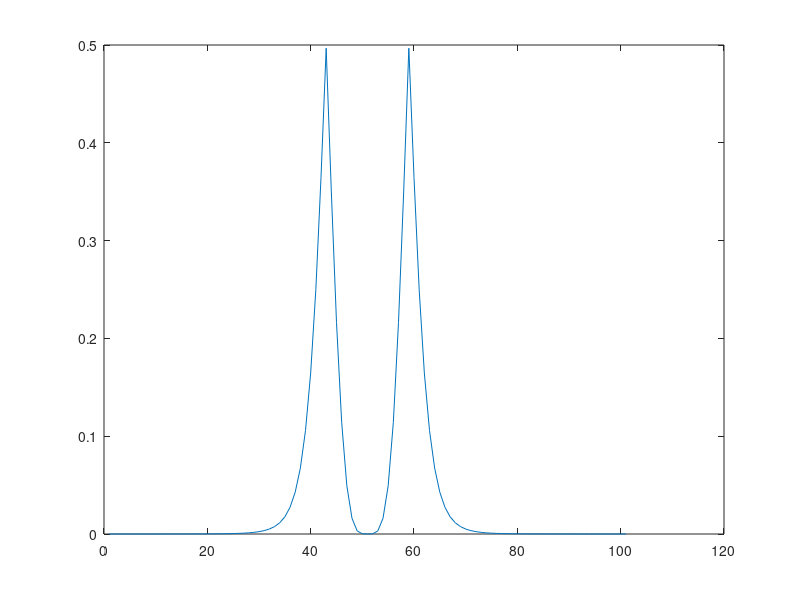

This figure's MATLAB source:
%Ander Pacheco (pacheco.127140)
% Ejercicio 1.
% Crea los conjuntos difusos A y B, definidos como (x, μ(x)):
mu_A=[0.1 0.3 0.7 1.0 0.6 0.2 0.1];
solution.ej1a_1 = mu_A;
mu_B=[0.2 0.8 1.0 0.6 0.4 0.3 0.1];
solution.ej1a_2 = mu_B;
% A U B
muA_union_B=max(mu_A,mu_B);
solution.ej1b_1 = muA_union_B;
% A ∩ B
muA_interseccion_B=min(mu_A,mu_B);
solution.ej1b_2 = muA_interseccion_B;
% C(B)
mu_BC = 1-mu_B;
solution.ej1b_3 = mu_BC;
% C(A U B)
muA_union_B_complementario=1-muA_union_B;
solution.ej1b_4 = muA_union_B_complementario;
% C(C(A) ∩ B)
mu_AC=1-mu_A;
muAC_interseccion_B=intersect(mu_AC,mu_B);
muAC_interseccion_B_complementario=1-muAC_interseccion_B;
solution.ej1b_5 = muAC_interseccion_B_complementario;

% Ejercicio 2.
% El producto como t-norma y la suma probabilística (x+y-xy) como tconorma
mu_A=[0.1 0.3 0.7 1.0 0.6 0.2 0.1];
mu_B=[0.2 0.8 1.0 0.6 0.4 0.3 0.1];

% A U B
muA_union_B=mu_A+mu_B-(mu_A.*mu_B);
solution.ej2a_1 = muA_union_B;
% A ∩ B
muA_interseccion_B=mu_A.*mu_B;
solution.ej2a_2 = muA_interseccion_B;
% C(B)
mu_BC=1-mu_B;
solution.ej2a_3 = mu_BC;
% C(A U B)
muA_union_B_complementario=1-muA_union_B;
solution.ej2a_4 = muA_union_B_complementario;
% C(C(A) ∩ B)
mu_AC=1-mu_A;
muAC_interseccion_B=intersect(mu_AC,mu_B);
muAC_interseccion_B_complementario=1-muAC_interseccion_B;
solution.ej2a_5 = muAC_interseccion_B_complementario;

%plot(A,muA_union_B,'oc',A,muA_interseccion_B,'+r',A,mu_BC,'xk',A,muA_union_B_complementario,'sg',A,muAC_interseccion_B_complementario,'dm');
%legend('A union B', 'A interseccion B', 'B complementario', 'C(AUB)', 'C(C(A)∩B)');

% Lukasievitz como t-norma (max(0, x+y-1)) y su t-conorma dual (min(1,x+y)).
A=1:7;
mu_A=[0.1 0.3 0.7 1.0 0.6 0.2 0.1];
mu_B=[0.2 0.8 1.0 0.6 0.4 0.3 0.1];
% A U B
muA_union_B=union(1,mu_A+mu_B);
solution.ej2b_1 = muA_union_B;
% A ∩ B
muA_interseccion_B=intersect(0,mu_A+mu_B-1);
solution.ej2b_2 = muA_interseccion_B;
% C(B)
mu_BC=1-mu_B;
solution.ej2b_3 = mu_BC;
% C(A U B)
muA_union_B_complementario=1-muA_union_B;
solution.ej2b_4 = muA_union_B_complementario;
% C(C(A) ∩ B)
mu_AC=1-mu_A;
muAC_interseccion_B=intersect(mu_AC,mu_B);
muAC_interseccion_B_complementario=1-muAC_interseccion_B;
solution.ej2b_5 = muAC_interseccion_B_complementario;

%plot(A,muA_union_B,'oc',A,muA_interseccion_B,'+r',A,mu_BC,'xk',A,muA_union_B_complementario,'sg',A,muAC_interseccion_B_complementario,'dm');
%legend('A union B', 'A interseccion B', 'B complementario', 'C(AUB)', 'C(C(A)∩B)');

% Ejercicio 3.
% En este ejercicio vamos a definir conjuntos difusos para ofrecer
% sensación de continuidad sobre el referencial. Para ello, vamos a utilizar un
% referencial X que comience en 0 y acabe en 10 y vamos a considerar todos los
% elementos de dicho intervalo con saltos de 0.1 en 0.1. Utilizando dicho
% referencial crear los siguientes conjuntos difusos:

x=0:0.1:10;
mu_f=1./(1+(x-5).^4);
plot(mu_f)
mu_g=2.^-x;
plot(mu_g)
mu_h=1./(1+10*(x-2).^2);
plot(mu_h)
% C(F), C(H) y C(G)
complementario_f=1-mu_f;
plot(complementario_f)
complementario_h=1-mu_h;
plot(complementario_h)
complementario_g=1-mu_g;
plot(complementario_g)
% F∩C(H), C(C(G) ∩ H), C(F U H)
uno=min(mu_f,complementario_h);
plot(uno)
dos=1-min(complementario_g,mu_h);
plot(dos)
tres=1-max(mu_f,mu_h);
plot(tres)
% F U G U H, F ∩ G ∩ H
f_union_g_union_h=max(max(mu_f,mu_g),mu_h);
plot(f_union_g_union_h)
f_interseccion_g_intersecion_h=min(min(mu_f,mu_g),mu_h);
plot(f_interseccion_g_intersecion_h)

% Ejercicio 4

adulto=0:100;
mu_adulto=1./(1.+((adulto-50)/10).^4);
plot(adulto, mu_adulto)
hold on;
[adulto,medio]=max(mu_adulto);
x=0:medio-1;
y=medio:100;
mu_joven=1-(1./(1.+((x-50)/10).^4));
plot(x, mu_joven)
mu_anciano=1-(1./(1.+((y-50)/10).^4));
plot(y, mu_anciano)
hold off;

%Ejercicio 5
muy_joven=mu_joven.^2;
plot(muy_joven)
bastante_anciano=mu_anciano.^(0.5);
plot(bastante_anciano)
ligeramente_adulto=min((mu_adulto.^2),1-(mu_adulto.^2));
plot(ligeramente_adulto)